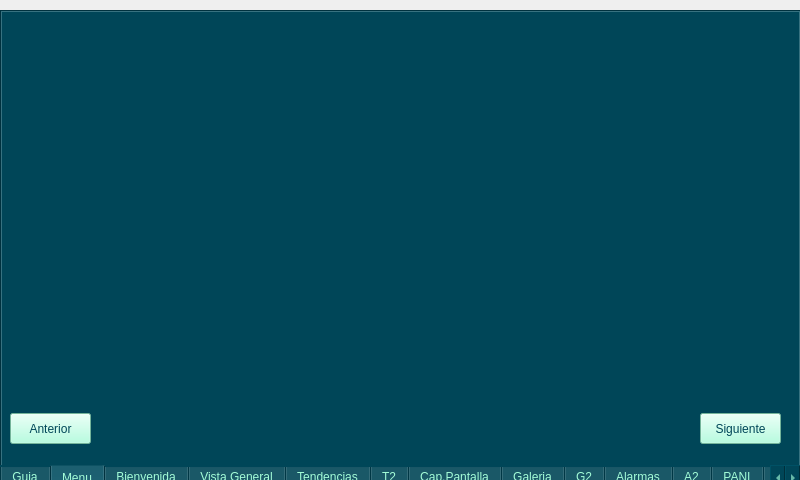
<?xml version="1.0" encoding="UTF-8"?>
<ui version="4.0">
 <class>GuiaUsuario</class>
 <widget class="QDialog" name="GuiaUsuario">
  <property name="geometry">
   <rect>
    <x>0</x>
    <y>0</y>
    <width>800</width>
    <height>480</height>
   </rect>
  </property>
  <property name="cursor">
   <cursorShape>BlankCursor</cursorShape>
  </property>
  <property name="windowTitle">
   <string>Dialog</string>
  </property>
  <widget class="QTabWidget" name="tabWidget">
   <property name="geometry">
    <rect>
     <x>0</x>
     <y>10</y>
     <width>801</width>
     <height>481</height>
    </rect>
   </property>
   <property name="cursor">
    <cursorShape>BlankCursor</cursorShape>
   </property>
   <property name="styleSheet">
    <string notr="true">background-color: rgb(0, 70, 88);
font: 11pt &quot;Ubuntu Condensed&quot; ;
color:#a3fcd7;

                               </string>
   </property>
   <property name="tabPosition">
    <enum>QTabWidget::South</enum>
   </property>
   <property name="currentIndex">
    <number>1</number>
   </property>
   <widget class="QWidget" name="Guia">
    <property name="cursor">
     <cursorShape>BlankCursor</cursorShape>
    </property>
    <attribute name="title">
     <string>Guia</string>
    </attribute>
    <widget class="QLabel" name="label">
     <property name="geometry">
      <rect>
       <x>0</x>
       <y>0</y>
       <width>799</width>
       <height>451</height>
      </rect>
     </property>
     <property name="cursor">
      <cursorShape>BlankCursor</cursorShape>
     </property>
     <property name="text">
      <string/>
     </property>
     <property name="pixmap">
      <pixmap resource="recursos.qrc">:/imagenes/Cuadricula y Guia de Usuario/1.png</pixmap>
     </property>
     <property name="scaledContents">
      <bool>true</bool>
     </property>
    </widget>
   </widget>
   <widget class="QWidget" name="Menu">
    <property name="cursor">
     <cursorShape>BlankCursor</cursorShape>
    </property>
    <attribute name="title">
     <string>Menu</string>
    </attribute>
    <widget class="QLabel" name="label_2">
     <property name="geometry">
      <rect>
       <x>0</x>
       <y>0</y>
       <width>800</width>
       <height>451</height>
      </rect>
     </property>
     <property name="cursor">
      <cursorShape>BlankCursor</cursorShape>
     </property>
     <property name="text">
      <string/>
     </property>
     <property name="pixmap">
      <pixmap resource="recursos.qrc">:/imagenes/Cuadricula y Guia de Usuario/2.png</pixmap>
     </property>
     <property name="scaledContents">
      <bool>true</bool>
     </property>
    </widget>
   </widget>
   <widget class="QWidget" name="Bienvenida">
    <property name="cursor">
     <cursorShape>BlankCursor</cursorShape>
    </property>
    <attribute name="title">
     <string>Bienvenida</string>
    </attribute>
    <widget class="QLabel" name="label_3">
     <property name="geometry">
      <rect>
       <x>0</x>
       <y>0</y>
       <width>800</width>
       <height>480</height>
      </rect>
     </property>
     <property name="cursor">
      <cursorShape>BlankCursor</cursorShape>
     </property>
     <property name="text">
      <string/>
     </property>
     <property name="pixmap">
      <pixmap resource="recursos.qrc">:/imagenes/3.png</pixmap>
     </property>
     <property name="scaledContents">
      <bool>true</bool>
     </property>
    </widget>
   </widget>
   <widget class="QWidget" name="VistaGeneral">
    <property name="cursor">
     <cursorShape>BlankCursor</cursorShape>
    </property>
    <attribute name="title">
     <string>Vista General</string>
    </attribute>
    <widget class="QLabel" name="label_4">
     <property name="geometry">
      <rect>
       <x>0</x>
       <y>0</y>
       <width>800</width>
       <height>451</height>
      </rect>
     </property>
     <property name="cursor">
      <cursorShape>BlankCursor</cursorShape>
     </property>
     <property name="text">
      <string/>
     </property>
     <property name="pixmap">
      <pixmap resource="recursos.qrc">:/imagenes/Cuadricula y Guia de Usuario/4.png</pixmap>
     </property>
     <property name="scaledContents">
      <bool>true</bool>
     </property>
    </widget>
   </widget>
   <widget class="QWidget" name="Tendencias">
    <property name="cursor">
     <cursorShape>BlankCursor</cursorShape>
    </property>
    <attribute name="title">
     <string>Tendencias</string>
    </attribute>
    <widget class="QLabel" name="label_5">
     <property name="geometry">
      <rect>
       <x>0</x>
       <y>0</y>
       <width>800</width>
       <height>451</height>
      </rect>
     </property>
     <property name="cursor">
      <cursorShape>BlankCursor</cursorShape>
     </property>
     <property name="text">
      <string/>
     </property>
     <property name="pixmap">
      <pixmap resource="recursos.qrc">:/imagenes/Cuadricula y Guia de Usuario/5.png</pixmap>
     </property>
     <property name="scaledContents">
      <bool>true</bool>
     </property>
    </widget>
   </widget>
   <widget class="QWidget" name="T2">
    <property name="cursor">
     <cursorShape>BlankCursor</cursorShape>
    </property>
    <attribute name="title">
     <string>T2</string>
    </attribute>
    <widget class="QLabel" name="label_6">
     <property name="geometry">
      <rect>
       <x>0</x>
       <y>0</y>
       <width>800</width>
       <height>451</height>
      </rect>
     </property>
     <property name="cursor">
      <cursorShape>BlankCursor</cursorShape>
     </property>
     <property name="text">
      <string/>
     </property>
     <property name="pixmap">
      <pixmap resource="recursos.qrc">:/imagenes/Cuadricula y Guia de Usuario/6.png</pixmap>
     </property>
     <property name="scaledContents">
      <bool>true</bool>
     </property>
    </widget>
   </widget>
   <widget class="QWidget" name="CapPantalla">
    <property name="cursor">
     <cursorShape>BlankCursor</cursorShape>
    </property>
    <attribute name="title">
     <string>Cap.Pantalla</string>
    </attribute>
    <widget class="QLabel" name="label_7">
     <property name="geometry">
      <rect>
       <x>0</x>
       <y>0</y>
       <width>800</width>
       <height>451</height>
      </rect>
     </property>
     <property name="cursor">
      <cursorShape>BlankCursor</cursorShape>
     </property>
     <property name="text">
      <string/>
     </property>
     <property name="pixmap">
      <pixmap resource="recursos.qrc">:/imagenes/Cuadricula y Guia de Usuario/7.png</pixmap>
     </property>
     <property name="scaledContents">
      <bool>true</bool>
     </property>
    </widget>
   </widget>
   <widget class="QWidget" name="Galeria">
    <property name="cursor">
     <cursorShape>BlankCursor</cursorShape>
    </property>
    <attribute name="title">
     <string>Galeria</string>
    </attribute>
    <widget class="QLabel" name="label_8">
     <property name="geometry">
      <rect>
       <x>0</x>
       <y>0</y>
       <width>800</width>
       <height>451</height>
      </rect>
     </property>
     <property name="cursor">
      <cursorShape>BlankCursor</cursorShape>
     </property>
     <property name="text">
      <string/>
     </property>
     <property name="pixmap">
      <pixmap resource="recursos.qrc">:/imagenes/Cuadricula y Guia de Usuario/8.png</pixmap>
     </property>
     <property name="scaledContents">
      <bool>true</bool>
     </property>
    </widget>
   </widget>
   <widget class="QWidget" name="G2">
    <property name="cursor">
     <cursorShape>BlankCursor</cursorShape>
    </property>
    <attribute name="title">
     <string>G2</string>
    </attribute>
    <widget class="QLabel" name="label_9">
     <property name="geometry">
      <rect>
       <x>0</x>
       <y>0</y>
       <width>800</width>
       <height>451</height>
      </rect>
     </property>
     <property name="cursor">
      <cursorShape>BlankCursor</cursorShape>
     </property>
     <property name="text">
      <string/>
     </property>
     <property name="pixmap">
      <pixmap resource="recursos.qrc">:/imagenes/Cuadricula y Guia de Usuario/9.png</pixmap>
     </property>
     <property name="scaledContents">
      <bool>true</bool>
     </property>
    </widget>
   </widget>
   <widget class="QWidget" name="Alarmas">
    <property name="cursor">
     <cursorShape>BlankCursor</cursorShape>
    </property>
    <attribute name="title">
     <string>Alarmas</string>
    </attribute>
    <widget class="QLabel" name="label_10">
     <property name="geometry">
      <rect>
       <x>0</x>
       <y>0</y>
       <width>800</width>
       <height>451</height>
      </rect>
     </property>
     <property name="cursor">
      <cursorShape>BlankCursor</cursorShape>
     </property>
     <property name="text">
      <string/>
     </property>
     <property name="pixmap">
      <pixmap resource="recursos.qrc">:/imagenes/Cuadricula y Guia de Usuario/10.png</pixmap>
     </property>
     <property name="scaledContents">
      <bool>true</bool>
     </property>
    </widget>
   </widget>
   <widget class="QWidget" name="A2">
    <property name="cursor">
     <cursorShape>BlankCursor</cursorShape>
    </property>
    <attribute name="title">
     <string>A2</string>
    </attribute>
    <widget class="QLabel" name="label_11">
     <property name="geometry">
      <rect>
       <x>0</x>
       <y>0</y>
       <width>800</width>
       <height>451</height>
      </rect>
     </property>
     <property name="cursor">
      <cursorShape>BlankCursor</cursorShape>
     </property>
     <property name="text">
      <string/>
     </property>
     <property name="pixmap">
      <pixmap resource="recursos.qrc">:/imagenes/Cuadricula y Guia de Usuario/11.png</pixmap>
     </property>
     <property name="scaledContents">
      <bool>true</bool>
     </property>
    </widget>
   </widget>
   <widget class="QWidget" name="PANI">
    <property name="cursor">
     <cursorShape>BlankCursor</cursorShape>
    </property>
    <attribute name="title">
     <string>PANI</string>
    </attribute>
    <widget class="QLabel" name="label_12">
     <property name="geometry">
      <rect>
       <x>0</x>
       <y>0</y>
       <width>800</width>
       <height>451</height>
      </rect>
     </property>
     <property name="cursor">
      <cursorShape>BlankCursor</cursorShape>
     </property>
     <property name="text">
      <string/>
     </property>
     <property name="pixmap">
      <pixmap resource="recursos.qrc">:/imagenes/Cuadricula y Guia de Usuario/12.png</pixmap>
     </property>
     <property name="scaledContents">
      <bool>true</bool>
     </property>
    </widget>
   </widget>
   <widget class="QWidget" name="Derivaciones">
    <property name="cursor">
     <cursorShape>BlankCursor</cursorShape>
    </property>
    <attribute name="title">
     <string>Derivaciones</string>
    </attribute>
    <widget class="QLabel" name="label_13">
     <property name="geometry">
      <rect>
       <x>0</x>
       <y>0</y>
       <width>800</width>
       <height>451</height>
      </rect>
     </property>
     <property name="cursor">
      <cursorShape>BlankCursor</cursorShape>
     </property>
     <property name="text">
      <string/>
     </property>
     <property name="pixmap">
      <pixmap resource="recursos.qrc">:/imagenes/Cuadricula y Guia de Usuario/13.png</pixmap>
     </property>
     <property name="scaledContents">
      <bool>true</bool>
     </property>
    </widget>
   </widget>
   <widget class="QWidget" name="Registro">
    <property name="cursor">
     <cursorShape>BlankCursor</cursorShape>
    </property>
    <attribute name="title">
     <string>Registro</string>
    </attribute>
    <widget class="QLabel" name="label_14">
     <property name="geometry">
      <rect>
       <x>0</x>
       <y>0</y>
       <width>800</width>
       <height>451</height>
      </rect>
     </property>
     <property name="cursor">
      <cursorShape>BlankCursor</cursorShape>
     </property>
     <property name="text">
      <string/>
     </property>
     <property name="pixmap">
      <pixmap resource="recursos.qrc">:/imagenes/Cuadricula y Guia de Usuario/14.png</pixmap>
     </property>
     <property name="scaledContents">
      <bool>true</bool>
     </property>
    </widget>
   </widget>
   <widget class="QWidget" name="R2">
    <property name="cursor">
     <cursorShape>BlankCursor</cursorShape>
    </property>
    <attribute name="title">
     <string>R2</string>
    </attribute>
    <widget class="QLabel" name="label_15">
     <property name="geometry">
      <rect>
       <x>0</x>
       <y>0</y>
       <width>800</width>
       <height>451</height>
      </rect>
     </property>
     <property name="cursor">
      <cursorShape>BlankCursor</cursorShape>
     </property>
     <property name="text">
      <string/>
     </property>
     <property name="pixmap">
      <pixmap resource="recursos.qrc">:/imagenes/Cuadricula y Guia de Usuario/15.png</pixmap>
     </property>
     <property name="scaledContents">
      <bool>true</bool>
     </property>
    </widget>
   </widget>
   <widget class="QWidget" name="Informacion">
    <property name="cursor">
     <cursorShape>BlankCursor</cursorShape>
    </property>
    <attribute name="title">
     <string>Información</string>
    </attribute>
    <widget class="QLabel" name="label_16">
     <property name="geometry">
      <rect>
       <x>0</x>
       <y>0</y>
       <width>800</width>
       <height>451</height>
      </rect>
     </property>
     <property name="cursor">
      <cursorShape>BlankCursor</cursorShape>
     </property>
     <property name="text">
      <string/>
     </property>
     <property name="pixmap">
      <pixmap resource="recursos.qrc">:/imagenes/Cuadricula y Guia de Usuario/16.png</pixmap>
     </property>
     <property name="scaledContents">
      <bool>true</bool>
     </property>
    </widget>
   </widget>
   <widget class="QWidget" name="I2">
    <property name="cursor">
     <cursorShape>BlankCursor</cursorShape>
    </property>
    <attribute name="title">
     <string>I2</string>
    </attribute>
    <widget class="QLabel" name="label_17">
     <property name="geometry">
      <rect>
       <x>0</x>
       <y>0</y>
       <width>800</width>
       <height>451</height>
      </rect>
     </property>
     <property name="cursor">
      <cursorShape>BlankCursor</cursorShape>
     </property>
     <property name="text">
      <string/>
     </property>
     <property name="pixmap">
      <pixmap resource="recursos.qrc">:/imagenes/Cuadricula y Guia de Usuario/17.png</pixmap>
     </property>
     <property name="scaledContents">
      <bool>true</bool>
     </property>
    </widget>
   </widget>
   <widget class="QWidget" name="Numerico">
    <property name="cursor">
     <cursorShape>BlankCursor</cursorShape>
    </property>
    <attribute name="title">
     <string>Numerico</string>
    </attribute>
    <widget class="QLabel" name="label_18">
     <property name="geometry">
      <rect>
       <x>0</x>
       <y>0</y>
       <width>800</width>
       <height>451</height>
      </rect>
     </property>
     <property name="cursor">
      <cursorShape>BlankCursor</cursorShape>
     </property>
     <property name="text">
      <string/>
     </property>
     <property name="pixmap">
      <pixmap resource="recursos.qrc">:/imagenes/Cuadricula y Guia de Usuario/18.png</pixmap>
     </property>
     <property name="scaledContents">
      <bool>true</bool>
     </property>
    </widget>
   </widget>
   <widget class="QWidget" name="N2">
    <property name="cursor">
     <cursorShape>BlankCursor</cursorShape>
    </property>
    <attribute name="title">
     <string>N2</string>
    </attribute>
    <widget class="QLabel" name="label_19">
     <property name="geometry">
      <rect>
       <x>0</x>
       <y>0</y>
       <width>800</width>
       <height>451</height>
      </rect>
     </property>
     <property name="cursor">
      <cursorShape>BlankCursor</cursorShape>
     </property>
     <property name="text">
      <string/>
     </property>
     <property name="pixmap">
      <pixmap resource="recursos.qrc">:/imagenes/Cuadricula y Guia de Usuario/19.png</pixmap>
     </property>
     <property name="scaledContents">
      <bool>true</bool>
     </property>
    </widget>
   </widget>
   <widget class="QWidget" name="Sonido">
    <property name="cursor">
     <cursorShape>BlankCursor</cursorShape>
    </property>
    <attribute name="title">
     <string>Sonido</string>
    </attribute>
    <widget class="QLabel" name="label_22">
     <property name="geometry">
      <rect>
       <x>0</x>
       <y>0</y>
       <width>800</width>
       <height>451</height>
      </rect>
     </property>
     <property name="cursor">
      <cursorShape>BlankCursor</cursorShape>
     </property>
     <property name="text">
      <string/>
     </property>
     <property name="pixmap">
      <pixmap resource="recursos.qrc">:/imagenes/Cuadricula y Guia de Usuario/20.png</pixmap>
     </property>
     <property name="scaledContents">
      <bool>true</bool>
     </property>
    </widget>
   </widget>
   <widget class="QWidget" name="Configuracion">
    <property name="cursor">
     <cursorShape>BlankCursor</cursorShape>
    </property>
    <attribute name="title">
     <string>Configuración</string>
    </attribute>
    <widget class="QLabel" name="label_20">
     <property name="geometry">
      <rect>
       <x>0</x>
       <y>0</y>
       <width>800</width>
       <height>451</height>
      </rect>
     </property>
     <property name="cursor">
      <cursorShape>BlankCursor</cursorShape>
     </property>
     <property name="text">
      <string/>
     </property>
     <property name="pixmap">
      <pixmap resource="recursos.qrc">:/imagenes/Cuadricula y Guia de Usuario/21.png</pixmap>
     </property>
     <property name="scaledContents">
      <bool>true</bool>
     </property>
    </widget>
   </widget>
   <widget class="QWidget" name="C2">
    <property name="cursor">
     <cursorShape>BlankCursor</cursorShape>
    </property>
    <attribute name="title">
     <string>C2</string>
    </attribute>
    <widget class="QLabel" name="label_21">
     <property name="geometry">
      <rect>
       <x>0</x>
       <y>0</y>
       <width>800</width>
       <height>451</height>
      </rect>
     </property>
     <property name="cursor">
      <cursorShape>BlankCursor</cursorShape>
     </property>
     <property name="text">
      <string/>
     </property>
     <property name="pixmap">
      <pixmap resource="recursos.qrc">:/imagenes/Cuadricula y Guia de Usuario/22.png</pixmap>
     </property>
     <property name="scaledContents">
      <bool>true</bool>
     </property>
    </widget>
   </widget>
   <widget class="QWidget" name="Parametros">
    <property name="cursor">
     <cursorShape>BlankCursor</cursorShape>
    </property>
    <attribute name="title">
     <string>Parametros</string>
    </attribute>
    <widget class="QLabel" name="label_23">
     <property name="geometry">
      <rect>
       <x>0</x>
       <y>0</y>
       <width>800</width>
       <height>451</height>
      </rect>
     </property>
     <property name="cursor">
      <cursorShape>BlankCursor</cursorShape>
     </property>
     <property name="text">
      <string/>
     </property>
     <property name="pixmap">
      <pixmap resource="recursos.qrc">:/imagenes/Cuadricula y Guia de Usuario/25.png</pixmap>
     </property>
     <property name="scaledContents">
      <bool>true</bool>
     </property>
    </widget>
   </widget>
   <widget class="QWidget" name="Contacto">
    <property name="cursor">
     <cursorShape>BlankCursor</cursorShape>
    </property>
    <attribute name="title">
     <string>Contacto</string>
    </attribute>
    <widget class="QLabel" name="label_24">
     <property name="geometry">
      <rect>
       <x>0</x>
       <y>0</y>
       <width>800</width>
       <height>451</height>
      </rect>
     </property>
     <property name="cursor">
      <cursorShape>BlankCursor</cursorShape>
     </property>
     <property name="text">
      <string/>
     </property>
     <property name="pixmap">
      <pixmap resource="recursos.qrc">:/imagenes/Cuadricula y Guia de Usuario/26.png</pixmap>
     </property>
     <property name="scaledContents">
      <bool>true</bool>
     </property>
    </widget>
   </widget>
   <widget class="QWidget" name="tab_24">
    <property name="cursor">
     <cursorShape>BlankCursor</cursorShape>
    </property>
    <attribute name="title">
     <string>Page</string>
    </attribute>
    <widget class="QLabel" name="label_25">
     <property name="geometry">
      <rect>
       <x>0</x>
       <y>0</y>
       <width>800</width>
       <height>451</height>
      </rect>
     </property>
     <property name="cursor">
      <cursorShape>BlankCursor</cursorShape>
     </property>
     <property name="text">
      <string/>
     </property>
     <property name="pixmap">
      <pixmap resource="recursos.qrc">:/imagenes/25.png</pixmap>
     </property>
     <property name="scaledContents">
      <bool>true</bool>
     </property>
    </widget>
   </widget>
  </widget>
  <widget class="QToolButton" name="toolButton">
   <property name="geometry">
    <rect>
     <x>714</x>
     <y>14</y>
     <width>71</width>
     <height>23</height>
    </rect>
   </property>
   <property name="cursor">
    <cursorShape>BlankCursor</cursorShape>
   </property>
   <property name="styleSheet">
    <string notr="true">background-image: url(:/imagenes/SalirGuia.png);
background-repeat:none;
border:none</string>
   </property>
   <property name="text">
    <string/>
   </property>
  </widget>
  <widget class="QToolButton" name="toolButton_2">
   <property name="geometry">
    <rect>
     <x>700</x>
     <y>413</y>
     <width>81</width>
     <height>31</height>
    </rect>
   </property>
   <property name="cursor">
    <cursorShape>BlankCursor</cursorShape>
   </property>
   <property name="styleSheet">
    <string notr="true">background-color: #a3fcd7;
font: 11pt &quot;Ubuntu Condensed&quot; ;
color:rgb(0, 70, 88);
</string>
   </property>
   <property name="text">
    <string>Siguiente</string>
   </property>
  </widget>
  <widget class="QToolButton" name="toolButton_3">
   <property name="geometry">
    <rect>
     <x>10</x>
     <y>413</y>
     <width>81</width>
     <height>31</height>
    </rect>
   </property>
   <property name="cursor">
    <cursorShape>BlankCursor</cursorShape>
   </property>
   <property name="styleSheet">
    <string notr="true">background-color: #a3fcd7;
font: 11pt &quot;Ubuntu Condensed&quot; ;
color:rgb(0, 70, 88);
</string>
   </property>
   <property name="text">
    <string>Anterior</string>
   </property>
  </widget>
 </widget>
 <resources>
  <include location="recursos.qrc"/>
 </resources>
 <connections/>
</ui>
